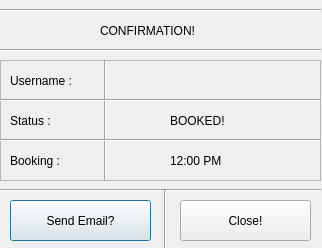
<?xml version="1.0" encoding="UTF-8"?>
<ui version="4.0">
 <class>Dialog</class>
 <widget class="QDialog" name="Dialog">
  <property name="geometry">
   <rect>
    <x>0</x>
    <y>0</y>
    <width>322</width>
    <height>248</height>
   </rect>
  </property>
  <property name="windowTitle">
   <string>Dialog</string>
  </property>
  <widget class="Line" name="line_7">
   <property name="geometry">
    <rect>
     <x>0</x>
     <y>0</y>
     <width>321</width>
     <height>20</height>
    </rect>
   </property>
   <property name="orientation">
    <enum>Qt::Horizontal</enum>
   </property>
  </widget>
  <widget class="Line" name="line_8">
   <property name="geometry">
    <rect>
     <x>0</x>
     <y>40</y>
     <width>321</width>
     <height>20</height>
    </rect>
   </property>
   <property name="orientation">
    <enum>Qt::Horizontal</enum>
   </property>
  </widget>
  <widget class="QLabel" name="label">
   <property name="geometry">
    <rect>
     <x>100</x>
     <y>20</y>
     <width>121</width>
     <height>21</height>
    </rect>
   </property>
   <property name="text">
    <string>CONFIRMATION!</string>
   </property>
  </widget>
  <widget class="QFrame" name="frame">
   <property name="geometry">
    <rect>
     <x>0</x>
     <y>60</y>
     <width>321</width>
     <height>121</height>
    </rect>
   </property>
   <property name="frameShape">
    <enum>QFrame::StyledPanel</enum>
   </property>
   <property name="frameShadow">
    <enum>QFrame::Raised</enum>
   </property>
   <widget class="QLabel" name="label_2">
    <property name="geometry">
     <rect>
      <x>10</x>
      <y>10</y>
      <width>91</width>
      <height>21</height>
     </rect>
    </property>
    <property name="text">
     <string>Username :</string>
    </property>
   </widget>
   <widget class="Line" name="line_9">
    <property name="geometry">
     <rect>
      <x>80</x>
      <y>0</y>
      <width>51</width>
      <height>121</height>
     </rect>
    </property>
    <property name="orientation">
     <enum>Qt::Vertical</enum>
    </property>
   </widget>
   <widget class="Line" name="line_10">
    <property name="geometry">
     <rect>
      <x>0</x>
      <y>30</y>
      <width>321</width>
      <height>20</height>
     </rect>
    </property>
    <property name="orientation">
     <enum>Qt::Horizontal</enum>
    </property>
   </widget>
   <widget class="Line" name="line_11">
    <property name="geometry">
     <rect>
      <x>0</x>
      <y>70</y>
      <width>321</width>
      <height>20</height>
     </rect>
    </property>
    <property name="orientation">
     <enum>Qt::Horizontal</enum>
    </property>
   </widget>
   <widget class="QLabel" name="label_3">
    <property name="geometry">
     <rect>
      <x>10</x>
      <y>50</y>
      <width>91</width>
      <height>21</height>
     </rect>
    </property>
    <property name="text">
     <string>Status :</string>
    </property>
   </widget>
   <widget class="QLabel" name="label_4">
    <property name="geometry">
     <rect>
      <x>60</x>
      <y>120</y>
      <width>91</width>
      <height>21</height>
     </rect>
    </property>
    <property name="text">
     <string>Username :</string>
    </property>
   </widget>
   <widget class="QLabel" name="label_5">
    <property name="geometry">
     <rect>
      <x>10</x>
      <y>90</y>
      <width>91</width>
      <height>21</height>
     </rect>
    </property>
    <property name="text">
     <string>Booking :</string>
    </property>
   </widget>
   <widget class="QLabel" name="label_6">
    <property name="geometry">
     <rect>
      <x>140</x>
      <y>10</y>
      <width>171</width>
      <height>21</height>
     </rect>
    </property>
    <property name="text">
     <string/>
    </property>
   </widget>
   <widget class="QLabel" name="label_7">
    <property name="geometry">
     <rect>
      <x>170</x>
      <y>50</y>
      <width>71</width>
      <height>21</height>
     </rect>
    </property>
    <property name="text">
     <string>BOOKED!</string>
    </property>
   </widget>
   <widget class="QLabel" name="label_8">
    <property name="geometry">
     <rect>
      <x>170</x>
      <y>90</y>
      <width>71</width>
      <height>21</height>
     </rect>
    </property>
    <property name="text">
     <string>12:00 PM</string>
    </property>
   </widget>
  </widget>
  <widget class="Line" name="line_12">
   <property name="geometry">
    <rect>
     <x>0</x>
     <y>180</y>
     <width>321</width>
     <height>20</height>
    </rect>
   </property>
   <property name="orientation">
    <enum>Qt::Horizontal</enum>
   </property>
  </widget>
  <widget class="QPushButton" name="pushButton4">
   <property name="geometry">
    <rect>
     <x>10</x>
     <y>200</y>
     <width>141</width>
     <height>41</height>
    </rect>
   </property>
   <property name="styleSheet">
    <string notr="true">font: 75 oblique 12pt &quot;DejaVu Sans&quot;;</string>
   </property>
   <property name="text">
    <string>Send Email?</string>
   </property>
  </widget>
  <widget class="QPushButton" name="pushButton5">
   <property name="geometry">
    <rect>
     <x>180</x>
     <y>200</y>
     <width>131</width>
     <height>41</height>
    </rect>
   </property>
   <property name="styleSheet">
    <string notr="true">font: 75 oblique 12pt &quot;DejaVu Sans&quot;;</string>
   </property>
   <property name="text">
    <string>Close!</string>
   </property>
  </widget>
  <widget class="Line" name="line_13">
   <property name="geometry">
    <rect>
     <x>140</x>
     <y>190</y>
     <width>51</width>
     <height>61</height>
    </rect>
   </property>
   <property name="orientation">
    <enum>Qt::Vertical</enum>
   </property>
  </widget>
 </widget>
 <resources/>
 <connections/>
</ui>
